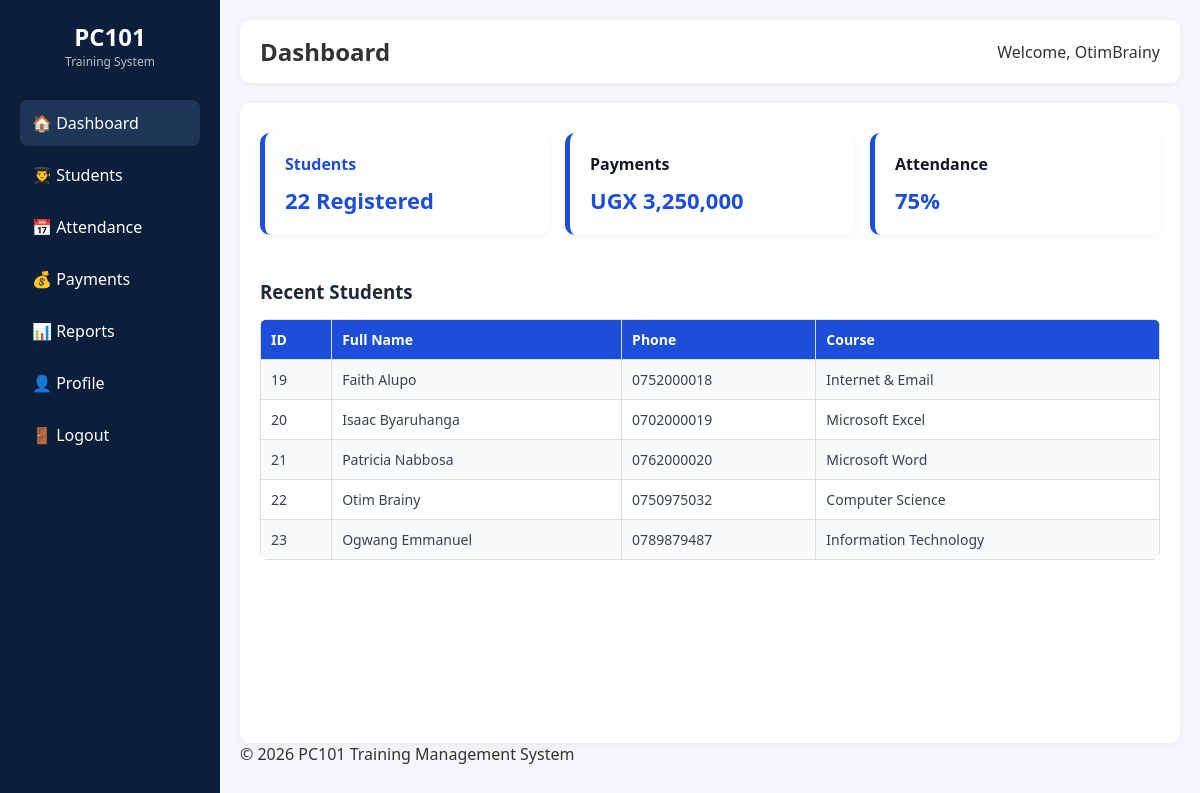
The app's page /dashboard (signed in) with its own data.
### tables this page shows
CREATE TABLE students (
        id INTEGER PRIMARY KEY AUTOINCREMENT,
        full_name TEXT NOT NULL,
        phone TEXT,
        email TEXT,
        course TEXT,
        date_registered TEXT DEFAULT CURRENT_DATE
    );

### utils/helpers.py (the view)
    def wrapper(*args, **kwargs):
        if "user_id" not in session:
            return redirect(url_for("auth.login"))
        return func(*args, **kwargs)

### database/database.py (called while the page is built)
def get_connection():
    conn = sqlite3.connect(DB_PATH)
    conn.row_factory = sqlite3.Row
    return conn

### models/attendance.py (called while the page is built)
    @staticmethod
    def count_attendance():
        conn = get_connection()
        cursor = conn.cursor()
        cursor.execute("""
            SELECT COUNT(*) AS total
            FROM attendance
        """)
        result = cursor.fetchone()
        conn.close()
        return result["total"]

### models/payment.py (called while the page is built)
    @staticmethod
    def total_payments():
        conn = get_connection()
        cursor = conn.cursor()
        cursor.execute("""
            SELECT SUM(amount) AS total
            FROM payments
        """)
        result = cursor.fetchone()
        conn.close()
        if result["total"] is None:
            return 0
        return result["total"]

### models/student.py (called while the page is built)
    @staticmethod
    def get_all_students():
        conn = get_connection()
        cursor = conn.cursor()
        cursor.execute("SELECT * FROM students")
        rows = cursor.fetchall()
        conn.close()
        return rows

    @staticmethod
    def count_students():
        conn = get_connection()
        cursor = conn.cursor()
        cursor.execute("""
            SELECT COUNT(*) AS total
            FROM students
        """)
        result = cursor.fetchone()
        conn.close()
        return result["total"]

### routes/dashboard.py (called while the page is built)
@dashboard.route("/dashboard")
@login_required
def home():
    username = session.get("username")
    student_count = Student.count_students()
    payment_total = Payment.total_payments()
    attendance_total = Attendance.count_attendance()
    attendance_rate = 75 if attendance_total > 0 else 0
    recent_students = Student.get_all_students()[-5:]
    return render_template(
        "dashboard.html",
        username=username,
        student_count=student_count,
        payment_total=payment_total,
        attendance_rate=attendance_rate,
        recent_students=recent_students
    )

### utils/helpers.py (called while the page is built)
def login_required(func):
    def wrapper(*args, **kwargs):
        if "user_id" not in session:
            return redirect(url_for("auth.login"))
        return func(*args, **kwargs)
    wrapper.__name__ = func.__name__
    return wrapper

### templates/dashboard.html (shortened to what this page needs)
{% extends "base.html" %}
{% block css %}
<link rel="stylesheet" href="{{ url_for('static', filename='css/dashboard.css') }}">
{% endblock %}
{% block page_title %}Dashboard{% endblock %}
{% block content %}
<div class="cards">
    <div class="card">
        <h3>Students</h3>
        <p>{{ student_count }} Registered</p>
    </div>
    <div class="card">
        <h3>Payments</h3>
        <p class="money" data-value="{{ payment_total }}"></p>
    </div>
    <div class="card">
        <h3>Attendance</h3>
        <p>{{ attendance_rate }}%</p>
    </div>
</div>
<br><br>
<h3>Recent Students</h3>
<table>
    <tr>
        <th>ID</th>
        <th>Full Name</th>
        <th>Phone</th>
        <th>Course</th>
    </tr>
    {% for student in recent_students %}
    <tr>
        <td>{{ student["id"] }}</td>
        <td>{{ student["full_name"] }}</td>
        <td>{{ student["phone"] }}</td>
        <td>{{ student["course"] }}</td>
    </tr>
    {% endfor %}
</table>
{% endblock %}

### static/css/base.css (style rules this page uses)
* { margin: 0; padding: 0; box-sizing: border-box; }
body { font-family: "Segoe UI", Arial, sans-serif; background: #f4f6f9; color: #333; }
.cards { display: grid; grid-template-columns: repeat(3, 1fr); gap: 15px; }
.card { background: #fff; padding: 20px; border-radius: 10px; box-shadow: 0 2px 8px rgba(0,0,0,0.05); transition: 0.3s; }
table { width: 100%; border-collapse: collapse; margin-top: 15px; }
table th, table td { border: 1px solid #ddd; padding: 10px; text-align: left; }
table th { background: #f0f2f5; }

### static/css/dashboard.css (style rules this page uses)
.content h3 { margin-bottom: 10px; color: #1f2937; }
.cards { margin-top: 10px; }
.card { background: #ffffff; border-left: 5px solid #1d4ed8; position: relative; overflow: hidden; }
.card h3 { font-size: 16px; margin-bottom: 10px; color: #111827; }
.card p { font-size: 22px; font-weight: bold; color: #1d4ed8; }
table { margin-top: 15px; border-radius: 8px; overflow: hidden; }
table th { background: #1d4ed8; color: white; font-size: 14px; }
table td { font-size: 14px; color: #374151; }
table tr:nth-child(even) { background: #f9fafb; }

### records on screen
students: id "19", full_name "Faith Alupo", phone "0752000018", course "Internet & Email"
students: id "20", full_name "Isaac Byaruhanga", phone "0702000019", course "Microsoft Excel"
students: id "21", full_name "Patricia Nabbosa", phone "0762000020", course "Microsoft Word"
students: id "22", full_name "Otim Brainy", phone "0750975032", course "Computer Science"
students: id "23", full_name "Ogwang Emmanuel", phone "0789879487", course "Information Technology"

### other values on screen
{{ username }} "OtimBrainy"
{{ student_count }} "22"
{{ attendance_rate }} "75"
